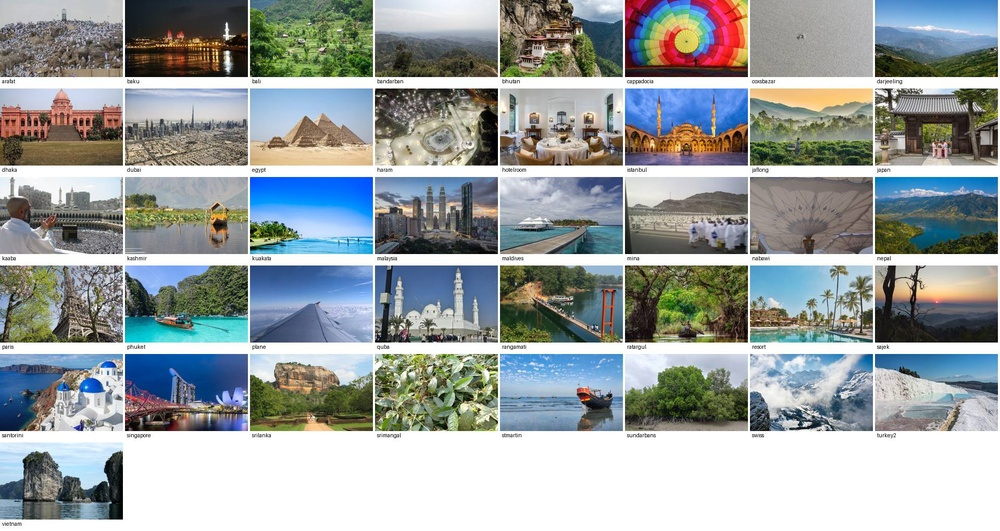
#> input picture research/imgsheet.jpg, 1000 x 531 px, shrunk from 1920 x 1020 before the run
$ python diffrows.py ../research/imgsheet.jpg ../research/imgsheet.jpg
#> lines starting #> are read from the running program, lines starting #| are printed output that depends on the picture
# usage: python3 diffrows.py a.png b.png -> prints y ranges where the screenshots differ (row mean abs diff)
import sys
from PIL import Image, ImageChops
a=Image.open(sys.argv[1]).convert('L'); b=Image.open(sys.argv[2]).convert('L')
#> after `a = Image.open(sys.argv[1]).convert('L')`:
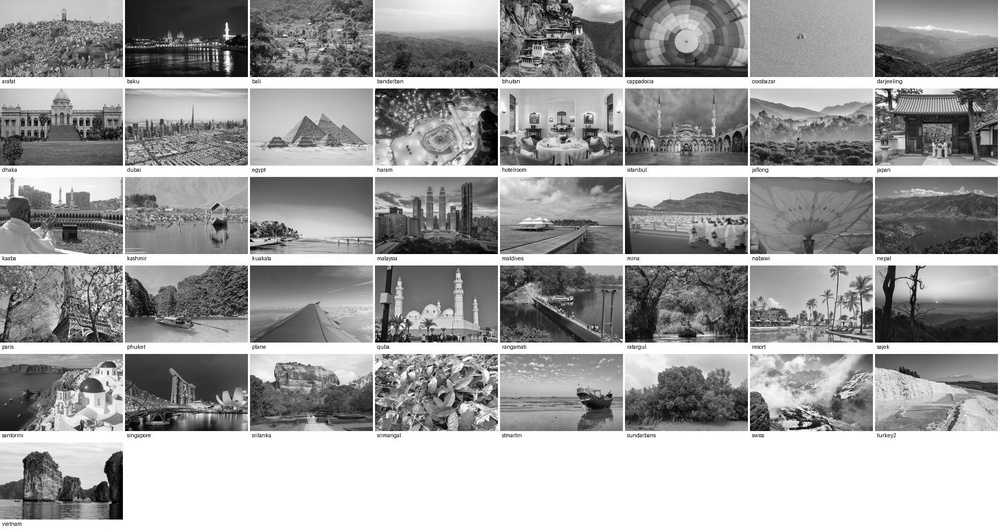
#> a: PIL image 1000x531 L; min 0, max 255, mean 159.2
w=min(a.width,b.width); h=min(a.height,b.height)
#> after `w = min(a.width, b.width)`: w = 1000
#> after `h = min(a.height, b.height)`: h = 531
d=ImageChops.difference(a.crop((0,0,w,h)),b.crop((0,0,w,h)))
#> d: PIL image 1000x531 L; every value is 0
rows=[];
for y in range(0,h,4):
    s=sum(d.crop((0,y,w,y+4)).getdata())/(w*4)
    rows.append((y,s))
#> after the loop, rows = 133 pairs, first value 0 to 528, second value 0 to 0
bad=[y for y,s in rows if s>6]
#> bad = []
rng=[]
for y in bad:
    if rng and y-rng[-1][1]<=40: rng[-1][1]=y
    else: rng.append([y,y])
#> this loop made 0 passes
#> after the loop, rng = []
print([tuple(r) for r in rng][:30])
